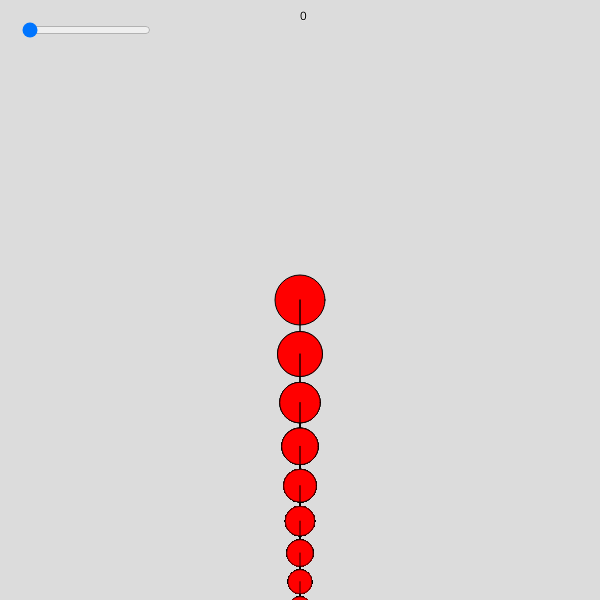
Frame 1 (no input)
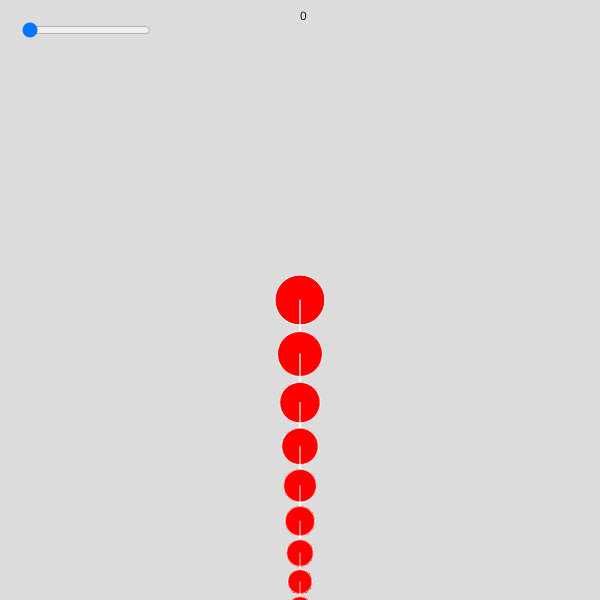
Frame 60 (no input)
Frame 120 (the mouse pressed at the canvas centre since frame 60): identical to frame 60, image omitted

The p5.js sketch that drew these frames (run headless with seeded random() and noise() and a simulated clock; from frame 60 on, the mouse is pressed at the canvas centre):

// p5.js sketch
// ── sketch.js
let slider;

function setup() {
    createCanvas(600, 600);
    rectMode(CENTER)
    angleMode(DEGREES)

    slider = createSlider(0,200,0)
    slider.position(20,20)
  }

  function element(depth) {
    //fill(depth * 40,0-depth *40,0,50)
    fill("red")
    circle (0,0,50)

    if (depth > 1) {
    push()
    rotate(slider.value())
    scale(0.9)
    line (0,0,0,60)
    translate(0,60)
    element(depth-1)
    pop()

    push()
    rotate(-slider.value())
    scale(0.9)
    line (0,0,0,60)
    translate(0,60)
    element(depth-1)
    pop()
  }
    
  }

  function draw(){

    background(220)
    push()
    translate(width/2,height/2)
    element(10)
    pop()

    stroke(255)
    fill(0)
    text(slider.value(),width/2,20)
  }
